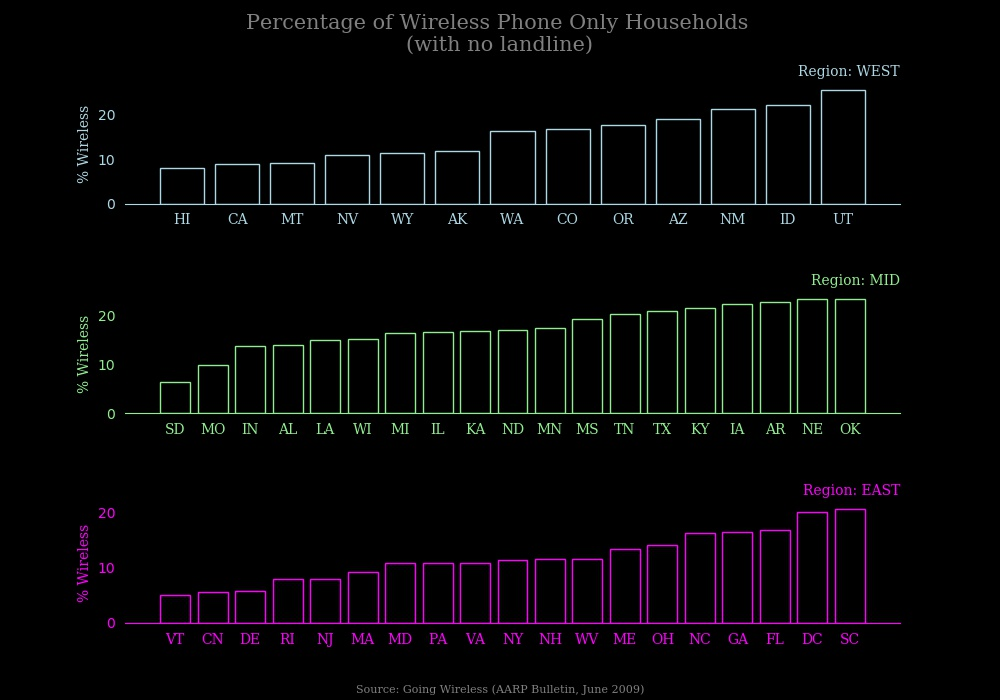

This chart was generated by the following Python code:
import matplotlib.pyplot as plt
import pandas as pd
import numpy as np
import pathlib


font   = 'Serif'
title  = ('Percentage of Wireless Phone Only Households \n(with no landline)')
source = 'Source: Going Wireless (AARP Bulletin, June 2009)'
filename = pathlib.Path(__file__).with_suffix('.jpg')

ax = plt.axes()
ax.figure.set_facecolor('black')

def draw_subplot(n, frame, subtitle):
    
    percentage = frame['%']
    states = frame['state']
    positions = np.arange(len(states))
    
    ax = plt.subplot(3, 1, n+1)
    ax.patch.set_facecolor('black')
    ax.spines['bottom'].set_color(color_scheme[n][2])

    plt.bar(positions, percentage, align='center', color='black',
            edgecolor=color_scheme[n][1], linewidth=1)
    plt.xticks(positions, states, fontsize=10, fontname=font, 
            color=color_scheme[n][0])
    plt.ylabel('% Wireless', fontsize=10, fontname=font, 
            color=color_scheme[n][1])
    plt.yticks(color=color_scheme[n][0])
    plt.title(subtitle, fontsize=10, fontname=font, color=color_scheme[n][0], 
            loc='right')

df = pd.read_csv('1.25.csv', index_col=0)

frames = [
        df.loc[df['region'] == 'W'].sort_values(by=['%']),
        df.loc[df['region'] == 'M'].sort_values(by=['%']),
        df.loc[df['region'] == 'E'].sort_values(by=['%'])
          ]

color_scheme = {
        0: ['lightblue', 'lightblue', 'lightblue'],
        1: ['lightgreen', 'lightgreen', 'lightgreen'],
        2: ['magenta', 'magenta', 'magenta']
        }

# draw plots
for (n, frame), subtitle in zip(enumerate(frames), 
        ['Region: WEST', 'Region: MID', 'Region: EAST']):
    draw_subplot(n, frame, subtitle)

plt.subplots_adjust(hspace=0.75)
plt.suptitle(title, fontsize=15, fontname=font, color='grey')
plt.figtext(.5, 0.01, source, wrap=True, ha='center', fontname=font, fontsize=8,
        color='grey')
plt.gcf().set_size_inches(10, 7)

plt.savefig(filename, facecolor=ax.figure.get_facecolor())
plt.show()
